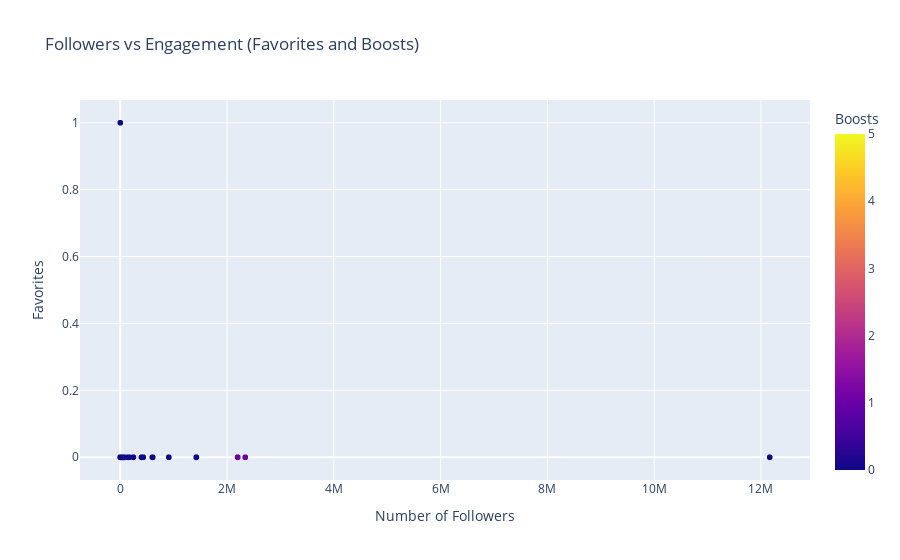

Notebook code for this chart:
### Markdown cell above
**Does the number of followers (User´s # of Followers) influences the level of engagement on posts (i.e., favorites and boosts)?**

### Code cell
fig = px.scatter(df_clean, x='User´s # of Followers', y='# of Favorites', color='# of Boosts',
                 title='Followers vs Engagement (Favorites and Boosts)',
                 labels={'User´s # of Followers': 'Number of Followers', '# of Favorites': 'Favorites', '# of Boosts': 'Boosts'})
fig.show()

### Figure 1 — Plotly figure (JSON) as saved in the notebook; plotly's stock layout.template omitted (floating-point values rounded to 4 significant figures; data arrays with more than 128 entries replaced by an {"elided": "..."} marker saying what was removed)
{"data": [{"hovertemplate": "Number of Followers=%{x}<br>Favorites=%{y}<br>Boosts=%{marker.color}<extra></extra>", "legendgroup": "", "marker": {"color": {"elided": "7250 int values"}, "coloraxis": "coloraxis", "symbol": "circle"}, "mode": "markers", "name": "", "showlegend": false, "type": "scattergl", "x": {"elided": "7250 int values"}, "xaxis": "x", "y": {"elided": "7250 int values"}, "yaxis": "y"}], "layout": {"coloraxis": {"colorbar": {"title": {"text": "Boosts"}}, "colorscale": [[0, "#0d0887"], [0.1111, "#46039f"], [0.2222, "#7201a8"], [0.3333, "#9c179e"], [0.4444, "#bd3786"], [0.5556, "#d8576b"], [0.6667, "#ed7953"], [0.7778, "#fb9f3a"], [0.8889, "#fdca26"], [1, "#f0f921"]]}, "legend": {"tracegroupgap": 0}, "title": {"text": "Followers vs Engagement (Favorites and Boosts)"}, "xaxis": {"anchor": "y", "domain": [0, 1], "title": {"text": "Number of Followers"}}, "yaxis": {"anchor": "x", "domain": [0, 1], "title": {"text": "Favorites"}}}}
